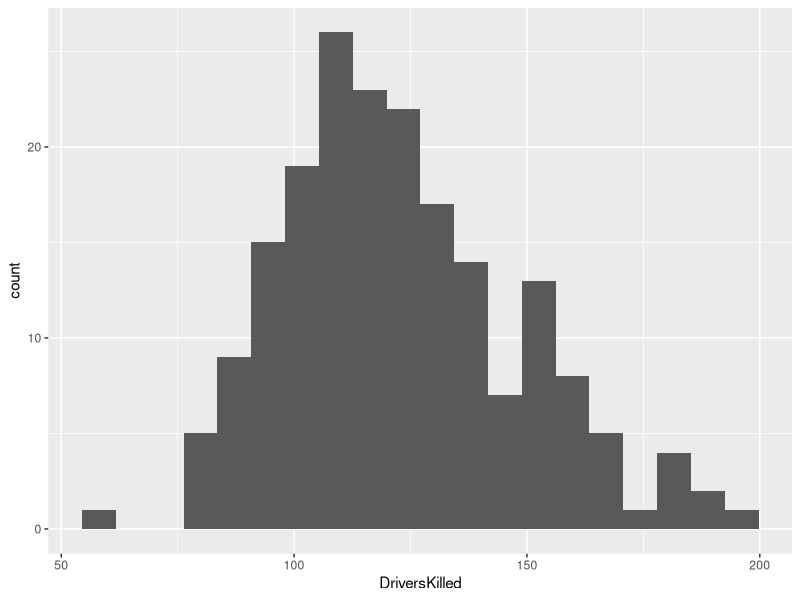
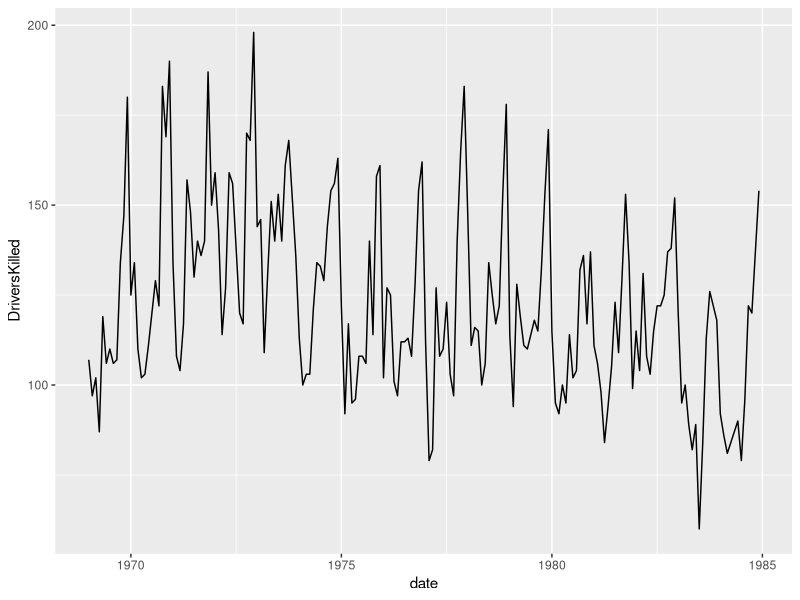
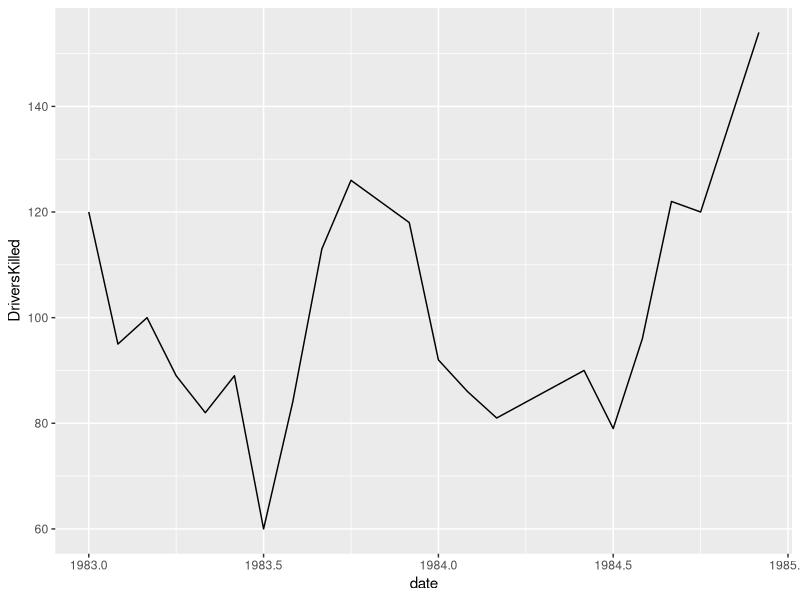

The R source for these figures, in order:
## ---- chunk 1
knitr::opts_chunk$set(echo = TRUE)
## ---- chunk 2
library(tidyverse)
# Since it's  time series, we need to convert it into a dataframe
df <- data.frame(as.matrix(Seatbelts), date=time(Seatbelts))
df$year <- trunc(df$date)
df$month <- (df$date - df$year) * 12 + 1
# Create our graph for driverskilled

plot1 <- ggplot(data=df, mapping = aes(x=DriversKilled)) +geom_histogram(bins = 20) #distribution
plot2 <- ggplot(data=df, mapping = aes(x=date, y=DriversKilled)) + geom_line()


# filter our data
df_short = filter(df, date>=1983)
plot2_short <- ggplot(data=df_short, mapping = aes(x=date, y=DriversKilled)) + geom_line()

# descriptive statistic
#mean
mean_death = mean(df$DriversKilled)
#max
max_death = max(df$DriversKilled)
max_df_date = select(filter(df, DriversKilled==max_death), year, month)
#min
min_death = min(df$DriversKilled)
min_df_date = select(filter(df, DriversKilled==min_death), year, month)
#median
median_death = median(df$DriversKilled)
## ---- chunk 3
plot1
## ---- chunk 4
plot2
## ---- chunk 5
plot2_short
## ---- chunk 6
max_df_date
## ---- chunk 7
min_df_date
